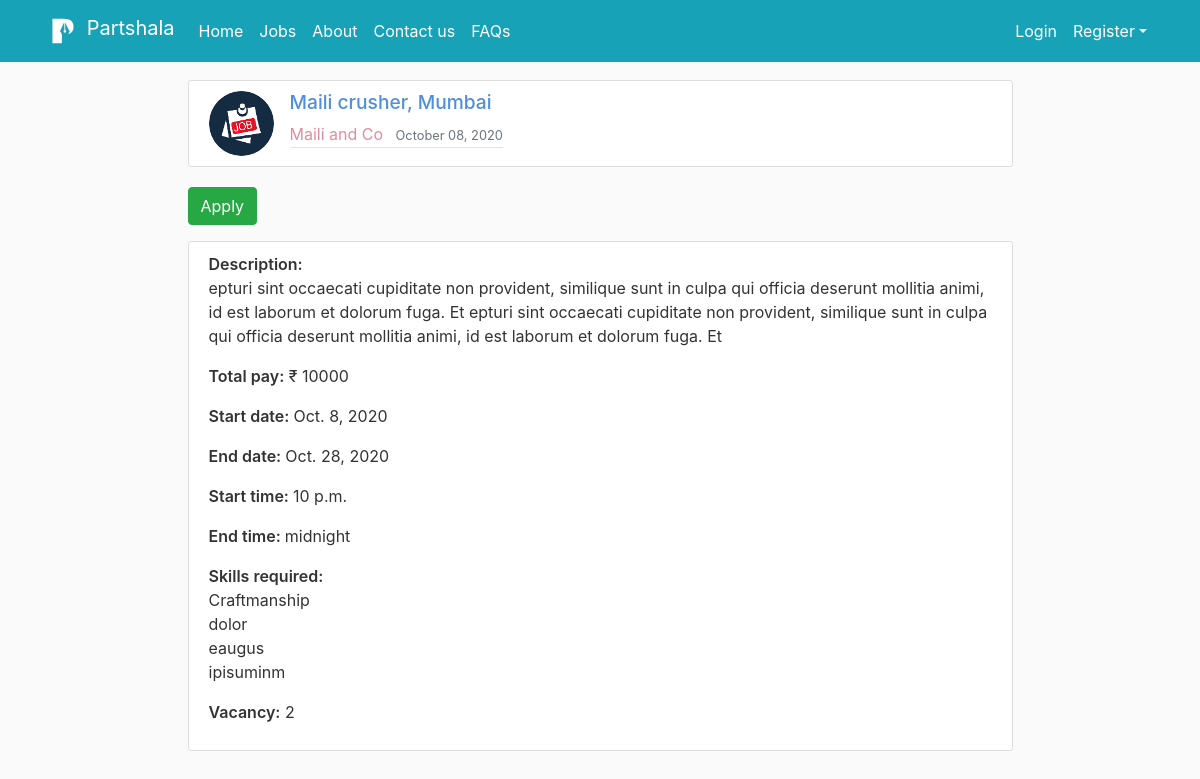
Page /post/4/ on the earlier database version.
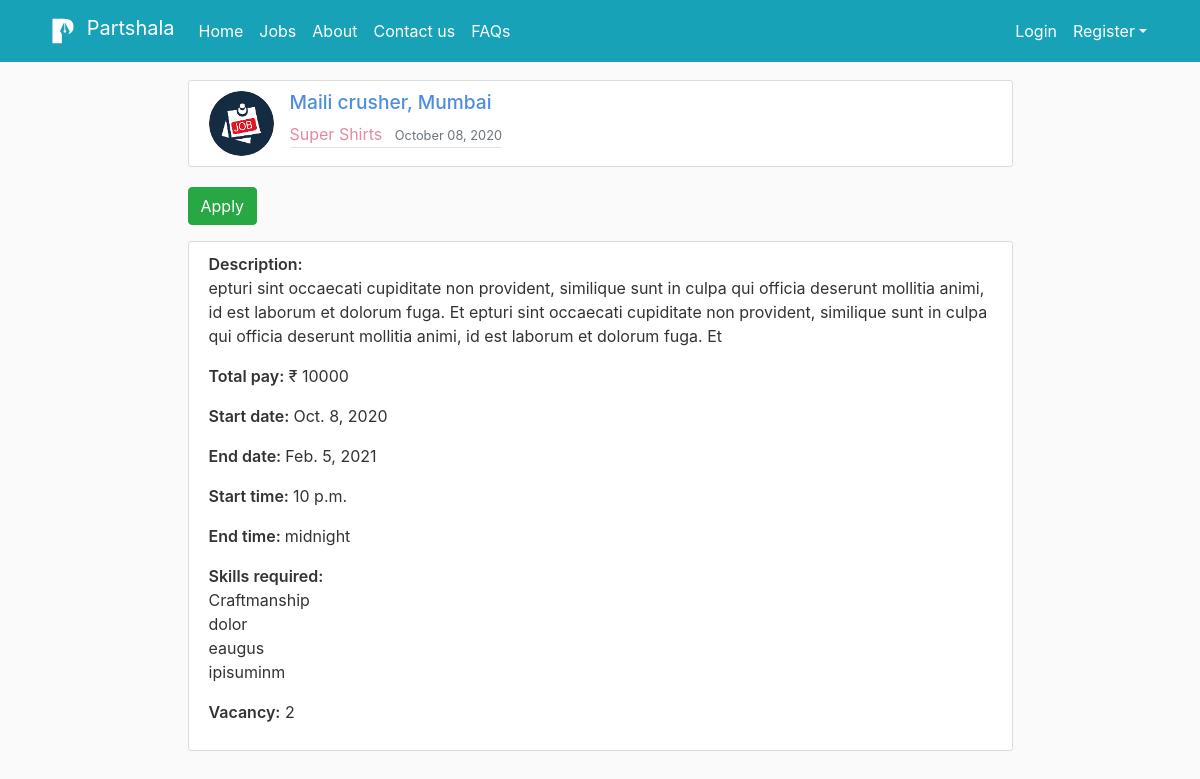
Same page on the later database version.
### blog/models.py (models this page shows, shortened)
class Post(models.Model):
    job_title = models.CharField(max_length=100)
    job_description = models.TextField()
    skills_reqd = models.TextField(default='Skills expected')
    post_date = models.DateField(default=timezone.now)
    start_date = models.DateField("Start date: (yyyy-mm-dd)", auto_now_add=False, auto_now=False, blank=False,default=timezone.now)
    end_date = models.DateField("End date: (yyyy-mm-dd)", auto_now_add=False, auto_now=False, blank=False,default=timezone.now)
    start_time = models.TimeField("Start time: (HH:MM)", blank=False, null=True)
    end_time = models.TimeField("End time: (HH:MM)", blank=False, null=True)
    fellow = models.ForeignKey(User, on_delete=models.CASCADE)
    city = models.CharField(max_length=15, default='')
    vacancy = models.PositiveIntegerField(default=1, validators=[MaxValueValidator(50)])
    address = models.TextField(default='Reporting Address')
    stipend = models.IntegerField(default=0, blank=True)
    filled = models.BooleanField(default=False)
    is_verified = models.BooleanField(default=False)
    is_rejected = models.BooleanField(default=False)
    rejection_note = models.TextField(default='Resubmit')
    no_of_hirings = models.PositiveIntegerField(default=1, validators=[MaxValueValidator(100)])
    def get_duration(self):
        duration = (self.end_date - self.start_date).days
        return duration
    duration = property(get_duration)
    def get_total(self):
        total = self.stipend*self.no_of_hirings
        return total
    total = property(get_total)

### users/models.py (models this page shows, shortened)
class ProfileFellow(models.Model):
    fellow = models.OneToOneField(User, on_delete=models.CASCADE)
    company_name = models.CharField(default='', max_length=100)
    first_name = models.CharField(default='', max_length=15)
    last_name = models.CharField(default='', max_length=15)
    company_profile = models.TextField(default='')
    phone = models.CharField("Phone number (without +91 or 0): 88xxx xxx88", unique=True,default='9', max_length=10)
    image = models.ImageField(default='default_fellow.png', upload_to='profile_pics_fellow')
    estd = models.PositiveIntegerField("Establishment year", default='1998', blank=False, validators=[MaxValueValidator(9999999999)])
    is_fellow = models.BooleanField(default=True)
    city = models.CharField(max_length=15, default='')
    address = models.TextField(default='Reporting Address')
    fellow_avg_rating = models.DecimalField(default=3, max_digits=2, decimal_places=1)

class User(AbstractUser):
    username = models.CharField(unique=True,max_length=30)
    email = models.EmailField(unique=True,max_length=75)
    is_fellow = models.BooleanField(default=False)
    is_associate = models.BooleanField(default=False)

### blog/views.py (the view)
# urls.py: path('post/<int:id>/', PostDetailView.as_view(), name='post-detail'),
class PostDetailView(DetailView):
    model = Post
    template_name = 'blog/post_detail.html'
    context_object_name = 'post'
    pk_url_kwarg = 'id'
    def get_object(self, queryset=None):
        obj = super(PostDetailView, self).get_object(queryset=queryset)
        if obj is None:
            raise Http404("Job doesn't exist")
        return obj
    def get(self, request, *args, **kwargs):
        try:
            self.object = self.get_object()
        except Http404:
            raise Http404("Job doesn't exist")
        context = self.get_context_data(object=self.object)
        return self.render_to_response(context)
    def get_context_data(self, **kwargs):
        context = super().get_context_data(**kwargs)
        objec = Post.objects.get(id=self.kwargs['id'])
        now = datetime.now()
        if objec.start_date <= now.date() :
            context['job_started'] = True
        return context

### blog/templates/blog/post_detail.html (shortened to what this page needs)
{% extends "blog/base.html" %}
{% load crispy_forms_tags %}
{% if user.is_authenticated and user.is_associate %}
	{% load is_already_applied %}
	{% load is_already_hired %}
{% endif %}
{% block content %}
<div class="row justify-content-center">
	<div class="col-12 col-md-9">
			<article class="media content-section">
			    <img class="rounded-circle article-img" src="{{ post.fellow.profilefellow.image.url }}">
			    <div class="article-metadata">
				  <h2 class="article-title" style="color: #4f8edc;" >{{ object.job_title }}, {{ object.city }} </h2>
			      <a class="mr-2"  style="color: #e28b9c;" href="{% url 'fellow-posts' post.fellow.username %}">{{ object.fellow.profilefellow.company_name }}</a>
			      <small class="text-muted">{{ object.post_date|date:"F d, Y" }}</small>
			    </div>
			</article>
	</div>
	<div class="col-12 col-md-9">
		    <div class="navbar-nav">
	        		{% if user.is_authenticated and user.is_fellow %}
	        			{% if user == post.fellow and not post.filled and not job_started %}
				      		<a class= "btn btn-secondary btn-sm mt-1 mb-1" href="{% url 'post-update' post.id %}">Update</a>
				      		<a class= "btn btn-danger btn-sm mt-1 mb-1" href="{% url 'post-delete' post.id %}">Delete</a>
				      	{% elif user == post.fellow and job_started %}
				      		<a class= "btn btn-secondary btn-sm mt-1 mb-1" href="#">Duplicate (currently not functional)</a>
						{% endif %}
		        	{% else %}
		        		<form action="{% url 'apply_job' post.id %}" method="post">
	                        <input type="submit" class="btn btn-success"
	                               value="Apply"/>
	                    </form>
	        		{% endif %}
	        </div>
	    <article class="media content-section">
			<div>
			    <p class="article-content"> <span style="font-weight: 600">Description: </span> <br>{{ object.job_description }}</p>
			    <p class="article-content"> <span style="font-weight: 600">Total pay:</span> &#8377; {{ object.stipend}}</p>
			    <p class="article-content"> <span style="font-weight: 600">Start date: </span> {{ object.start_date }}</p>
			    <p class="article-content"> <span style="font-weight: 600">End date: </span> {{ object.end_date }}</p>
			    <p class="article-content"> <span style="font-weight: 600">Start time: </span> {{ object.start_time }}</p>
			    <p class="article-content"> <span style="font-weight: 600">End time: </span> {{ object.end_time }}</p>
			    <p class="article-content"> <span style="font-weight: 600">Skills required: </span> <br> {{ object.skills_reqd }}</p>
			    <p class="article-content"> <span style="font-weight: 600">Vacancy:</span> {{ object.vacancy }}</p>
		    </div>
		</article>
	</div>
</div>
{% endblock content %}

Differences in the rows shown:
changed Post "Maili crusher": fellow.profilefellow.company_name "Maili and Co" → "Super Shirts"; end_date "Oct. 28, 2020" → "Feb. 5, 2021"
